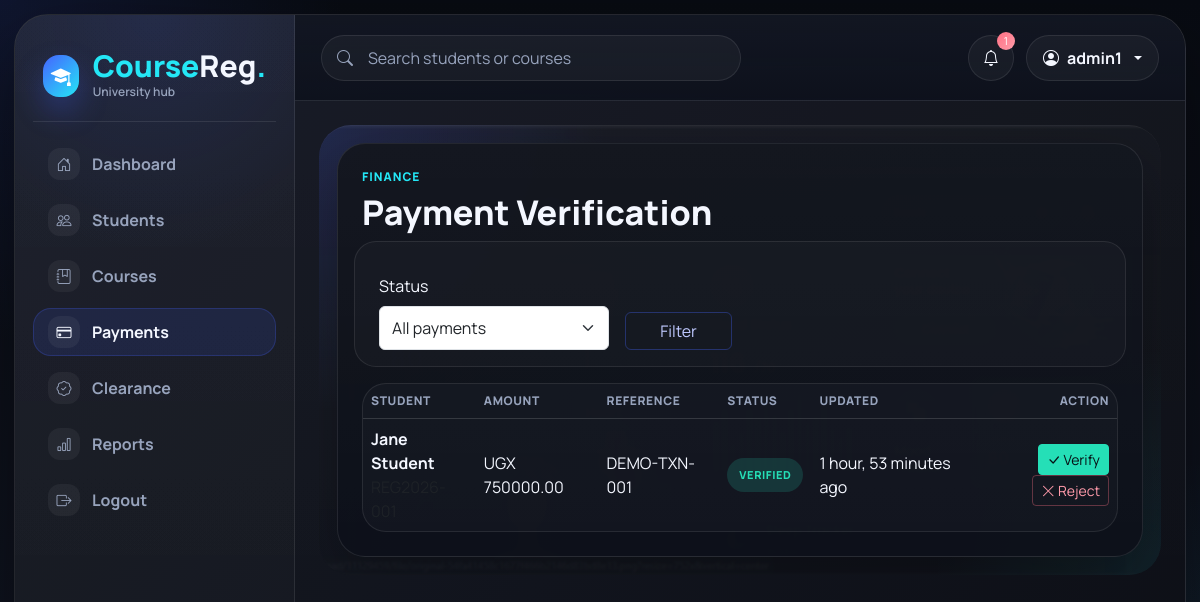
The page /payments/queue/ (signed in) on the database its author committed.
### apps/accounts/models.py (models this page shows)
class User(AbstractUser):
    class Roles(models.TextChoices):
        ADMIN = "ADMIN", "Admin"
        STUDENT = "STUDENT", "Student"
    role = models.CharField(max_length=20, choices=Roles.choices, default=Roles.STUDENT)
    created_at = models.DateTimeField(default=timezone.now)
    @property
    def is_admin_role(self):
        return self.role == self.Roles.ADMIN or self.is_staff

### apps/payments/models.py (models this page shows, shortened)
class Payment(models.Model):
    class Status(models.TextChoices):
        PENDING = "PENDING", "Pending"
        VERIFIED = "VERIFIED", "Verified"
        REJECTED = "REJECTED", "Rejected"
    student = models.ForeignKey(Student, on_delete=models.CASCADE, related_name="payments")
    amount = models.DecimalField(max_digits=12, decimal_places=2)
    status = models.CharField(max_length=20, choices=Status.choices, default=Status.PENDING)
    transaction_ref = models.CharField(max_length=100, unique=True)
    updated_at = models.DateTimeField(auto_now=True)
    class Meta:
        ordering = ["-updated_at"]

### apps/students/models.py (models this page shows, shortened)
class Student(models.Model):
    user = models.OneToOneField(settings.AUTH_USER_MODEL, on_delete=models.CASCADE, related_name="student_profile")
    full_name = models.CharField(max_length=150)
    reg_number = models.CharField(max_length=50, unique=True)
    programme = models.CharField(max_length=150)
    year_of_study = models.PositiveSmallIntegerField()
    class Meta:
        ordering = ["full_name"]

### apps/payments/views.py (the view)
# urls.py: path("queue/", views.payment_queue, name="payment_queue"),
@user_passes_test(admin_required)
def payment_queue(request):
    payments = Payment.objects.select_related("student").order_by("-updated_at")
    status = request.GET.get("status", "").strip()
    if status:
        payments = payments.filter(status=status)
    return render(request, "payments/queue.html", {"payments": payments, "status": status, "statuses": Payment.Status})

### apps/notifications/context_processors.py (called while the page is built)
def unread_notifications(request):
    if not request.user.is_authenticated or not hasattr(request.user, "student_profile"):
        return {"unread_notifications_count": 0}
    return {
        "unread_notifications_count": request.user.student_profile.notifications.filter(is_read=False).count()
    }

### apps/payments/views.py (called while the page is built)
def admin_required(user):
    return user.is_authenticated and user.is_admin_role

### templates/payments/queue.html (shortened to what this page needs)
{% extends "base.html" %}
{% block content %}
<section class="page-stage">
  <div class="console-card">
    <div class="page-heading">
      <div><p class="eyebrow">Finance</p><h1>Payment Verification</h1></div>
    </div>
    <form class="row g-3 align-items-end console-toolbar mb-3" method="get">
      <div class="col-12 col-md-4">
        <label class="form-label">Status</label>
        <select class="form-select" name="status">
          <option value="">All payments</option>
        </select>
      </div>
      <div class="col-12 col-md-2 d-grid"><button class="btn btn-outline-primary">Filter</button></div>
    </form>
    <div class="table-responsive console-table-wrap">
      <table class="table align-middle console-table-theme">
        <thead><tr><th>Student</th><th>Amount</th><th>Reference</th><th>Status</th><th>Updated</th><th class="text-end">Action</th></tr></thead>
        <tbody>
        {% for payment in payments %}
          <tr>
            <td><strong>{{ payment.student.full_name }}</strong><br><span class="text-muted">{{ payment.student.reg_number }}</span></td>
            <td>UGX {{ payment.amount }}</td>
            <td>{{ payment.transaction_ref }}</td>
            <td><span class="status-chip {% if payment.status == 'VERIFIED' %}status-chip--success{% elif payment.status == 'REJECTED' %}status-chip--danger{% endif %}">{{ payment.status }}</span></td>
            <td>{{ payment.updated_at|timesince }} ago</td>
            <td class="text-end">
              <form class="d-inline" method="post" action="{% url 'decide_payment' payment.pk 'verify' %}">{% csrf_token %}<button class="btn btn-sm btn-success"><i class="bi bi-check-lg"></i> Verify</button></form>
              <form class="d-inline" method="post" action="{% url 'decide_payment' payment.pk 'reject' %}">{% csrf_token %}<button class="btn btn-sm btn-outline-danger"><i class="bi bi-x-lg"></i> Reject</button></form>
            </td>
          </tr>
        {% empty %}
          <tr><td colspan="6" class="text-muted">No payments submitted.</td></tr>
        {% endfor %}
        </tbody>
      </table>
    </div>
  </div>
</section>
{% endblock %}

### templates/base.html (shortened to what this page needs)
{% load static %}
<!doctype html>
<html lang="en">
<head>
  <link href="https://cdn.jsdelivr.net/npm/bootstrap@5.3.3/dist/css/bootstrap.min.css" rel="stylesheet">
  <link href="https://cdn.jsdelivr.net/npm/bootstrap-icons@1.11.3/font/bootstrap-icons.css" rel="stylesheet">
  <link rel="stylesheet" href="{% static 'css/style.css' %}">
</head>
<body class="{% if user.is_authenticated %}console-page {% endif %}{% block body_class %}{% endblock %}">
  {% if user.is_authenticated %}
    <div class="app-shell">
      <aside class="sidebar offcanvas-lg offcanvas-start" tabindex="-1" id="sidebarMenu">
        <div class="sidebar-brand">
          <i class="bi bi-mortarboard-fill"></i>
          <div class="brand-lockup">
            <span class="brand-word">Course<span>Reg</span>.</span>
            <small>University hub</small>
          </div>
        </div>
        <nav class="sidebar-nav">
          <a class="{% if request.resolver_match.url_name == 'dashboard' %}active{% endif %}" href="{% url 'dashboard' %}">
            <i class="bi bi-house-door"></i><span>Dashboard</span>
          </a>
          {% if user.is_admin_role %}
            <a class="{% if request.resolver_match.url_name == 'student_list' %}active{% endif %}" href="{% url 'student_list' %}">
              <i class="bi bi-people"></i><span>Students</span>
            </a>
            <a class="{% if request.resolver_match.url_name == 'course_list' %}active{% endif %}" href="{% url 'course_list' %}">
              <i class="bi bi-journal-bookmark"></i><span>Courses</span>
            </a>
            <a class="{% if request.resolver_match.url_name == 'payment_queue' %}active{% endif %}" href="{% url 'payment_queue' %}">
              <i class="bi bi-credit-card"></i><span>Payments</span>
            </a>
            <a class="{% if request.resolver_match.url_name == 'clearance_queue' %}active{% endif %}" href="{% url 'clearance_queue' %}">
              <i class="bi bi-patch-check"></i><span>Clearance</span>
            </a>
            <a class="{% if request.resolver_match.url_name == 'admin_reports' %}active{% endif %}" href="{% url 'admin_reports' %}">
              <i class="bi bi-bar-chart"></i><span>Reports</span>
            </a>
          {% endif %}
          <a href="{% url 'logout' %}"><i class="bi bi-box-arrow-right"></i><span>Logout</span></a>
        </nav>
      </aside>
      <div class="main-panel">
        <header class="topnav">
          <form class="top-search" method="get" action="{% if user.is_admin_role %}{% url 'student_list' %}{% else %}{% url 'register_course' %}{% endif %}">
            <i class="bi bi-search"></i>
            <input name="q" type="search" placeholder="Search students or courses">
          </form>
          <div class="top-actions">
            <a class="notification-link" href="{% if user.is_admin_role %}{% url 'payment_queue' %}{% else %}{% url 'notification_list' %}{% endif %}">
              <i class="bi bi-bell"></i>
              {% if unread_notifications_count %}<span>{{ unread_notifications_count }}</span>{% endif %}
            </a>
            <div class="dropdown">
              <button class="btn profile-chip dropdown-toggle" data-bs-toggle="dropdown">
                <i class="bi bi-person-circle"></i>{{ user.username }}
              </button>
            </div>
          </div>
        </header>
        <main class="content-area">
  {% else %}
    <main class="container">
  {% endif %}
      {% block content %}{% endblock %}
    </main>
  {% if user.is_authenticated %}
      </div>
    </div>
  {% endif %}
</body>
</html>

### rows shown on the page
User: username "admin1"
Payment: student.full_name "Jane Student", amount "750000.00", transaction_ref "DEMO-TXN-001", status "VERIFIED", updated_at "1 hour, 53 minutes"

### other values the page prints
{{ unread_notifications_count }} "1"
